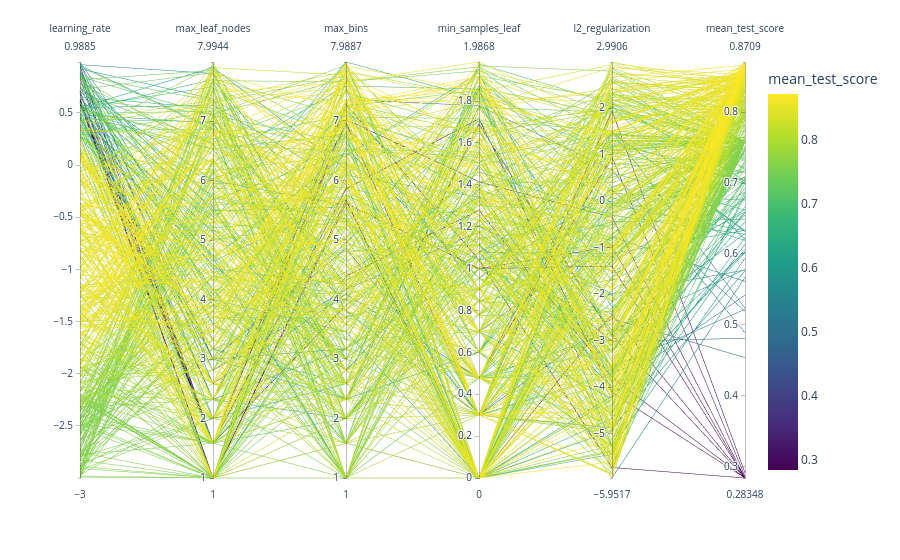

Here is the notebook cell this chart was saved with:
### Code cell
import numpy as np
import plotly.express as px

fig = px.parallel_coordinates(
    cv_results.rename(shorten_param, axis=1).apply({
        "learning_rate": np.log10,
        "max_leaf_nodes": np.log2,
        "max_bins": np.log2,
        "min_samples_leaf": np.log10,
        "l2_regularization": np.log10,
        "mean_test_score": lambda x: x}),
    color="mean_test_score",
    color_continuous_scale=px.colors.sequential.Viridis,
)
fig.show()

### Figure 1 — Plotly figure (JSON) as saved in the notebook; plotly's stock layout.template omitted (floating-point values rounded to 4 significant figures; data arrays with more than 128 entries replaced by an {"elided": "..."} marker saying what was removed)
{"data": [{"dimensions": [{"label": "learning_rate", "values": {"elided": "500 float values"}}, {"label": "max_leaf_nodes", "values": {"elided": "500 float values"}}, {"label": "max_bins", "values": {"elided": "500 float values"}}, {"label": "min_samples_leaf", "values": {"elided": "500 float values"}}, {"label": "l2_regularization", "values": {"elided": "500 float values"}}, {"label": "mean_test_score", "values": {"elided": "500 float values"}}], "domain": {"x": [0, 1], "y": [0, 1]}, "line": {"color": {"elided": "500 float values"}, "coloraxis": "coloraxis"}, "name": "", "type": "parcoords"}], "layout": {"autosize": true, "coloraxis": {"colorbar": {"title": {"text": "mean_test_score"}}, "colorscale": [[0, "#440154"], [0.1111, "#482878"], [0.2222, "#3e4989"], [0.3333, "#31688e"], [0.4444, "#26828e"], [0.5556, "#1f9e89"], [0.6667, "#35b779"], [0.7778, "#6ece58"], [0.8889, "#b5de2b"], [1, "#fde725"]]}, "legend": {"tracegroupgap": 0}, "margin": {"t": 60}}}
